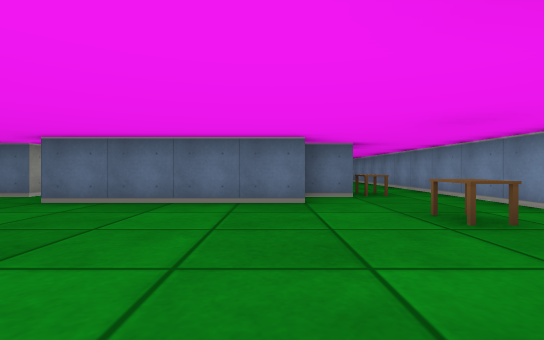
View 1 (above)

17 first-person views from a walk through a cub3D level. The camera is about half as high as the walls, looks level and sees 85° across. The floor is counted in squares. Each view is taken from the middle of a square. On the plan, view 1 faces up. The plan holds only what a view shows up to about 9 squares ahead; the rest is blank.

View 2
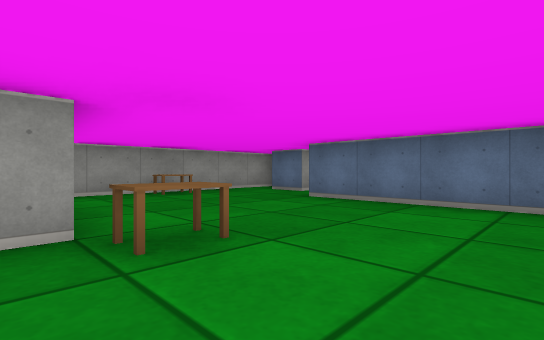

View 3
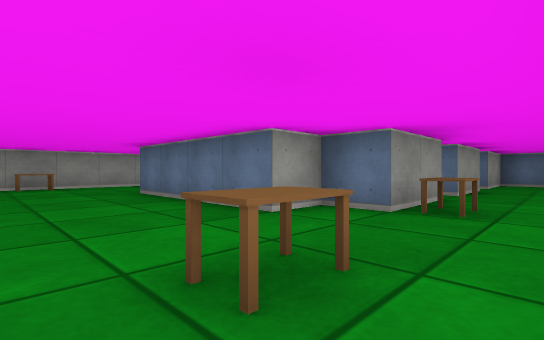

View 4
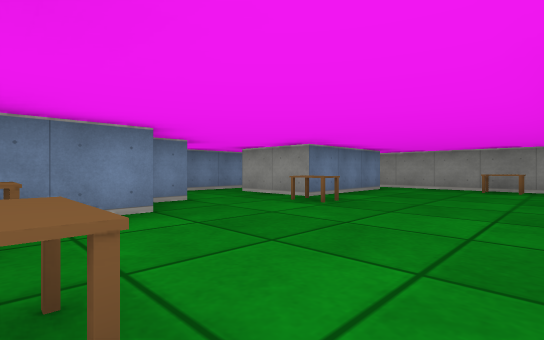

View 5
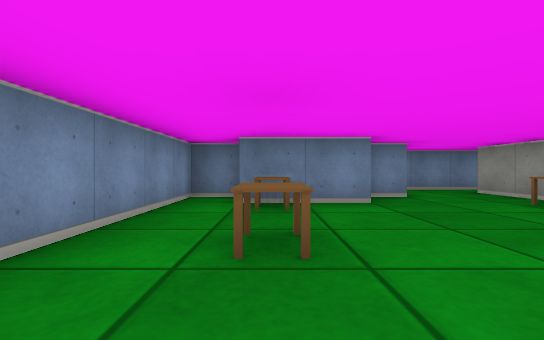

View 6
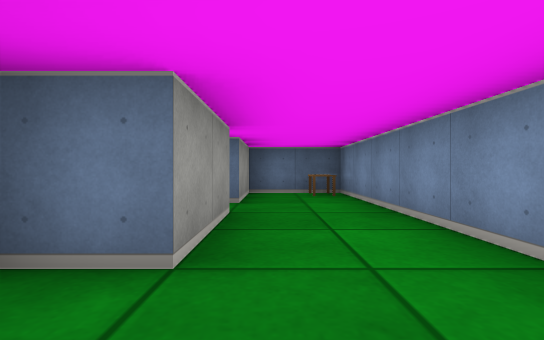

View 7
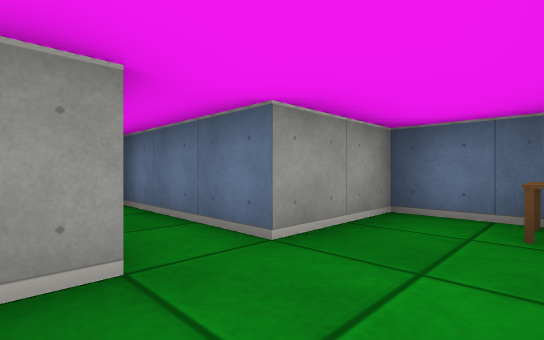

View 8
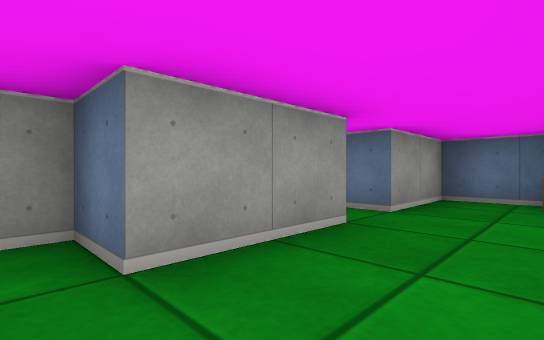

View 9
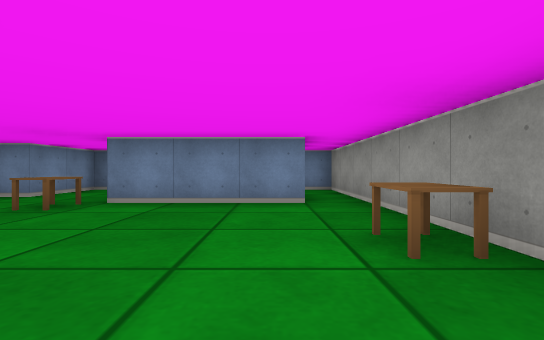

View 10
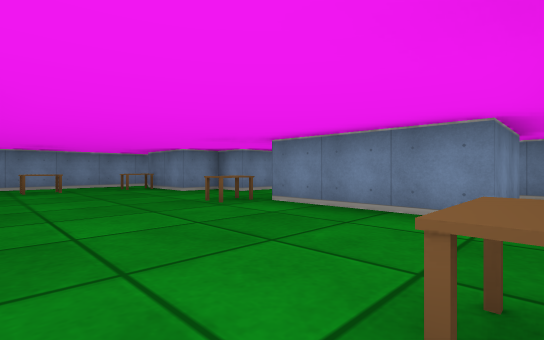

View 11
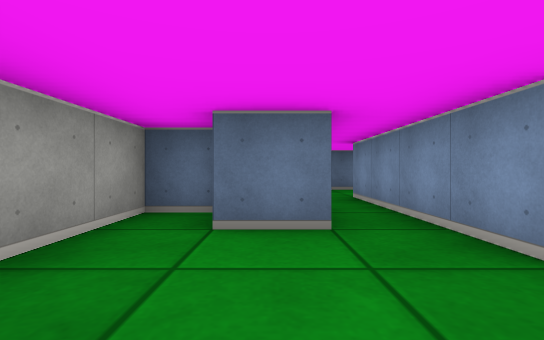

View 12
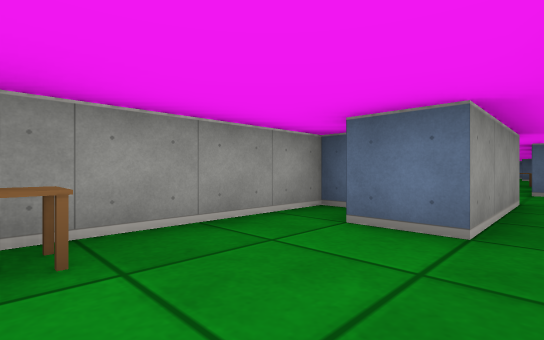

View 13
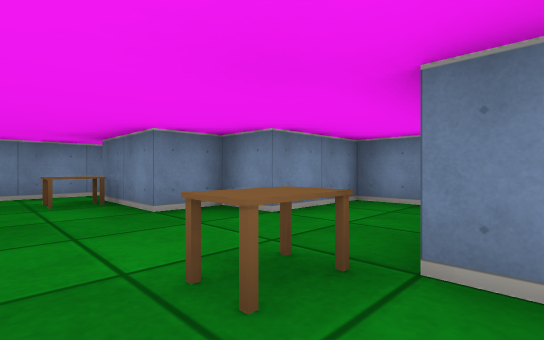

View 14
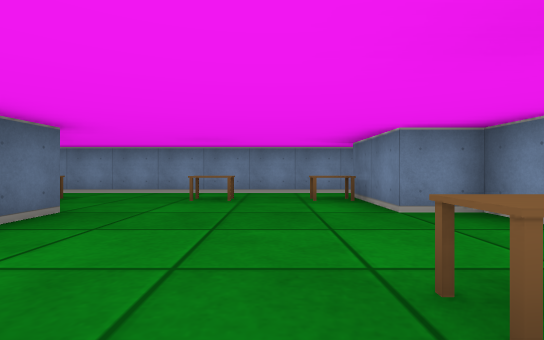

View 15
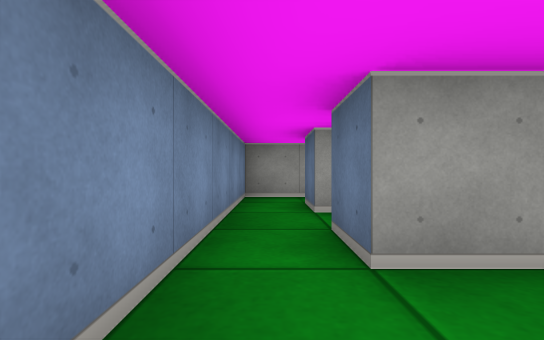

View 16
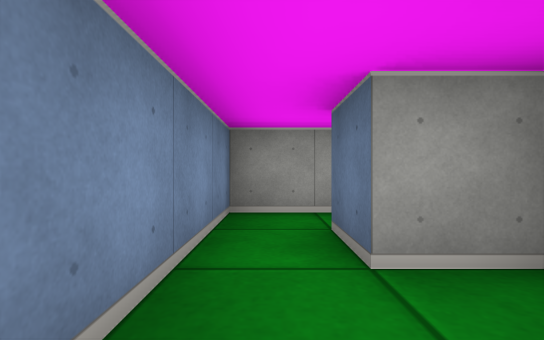

View 17
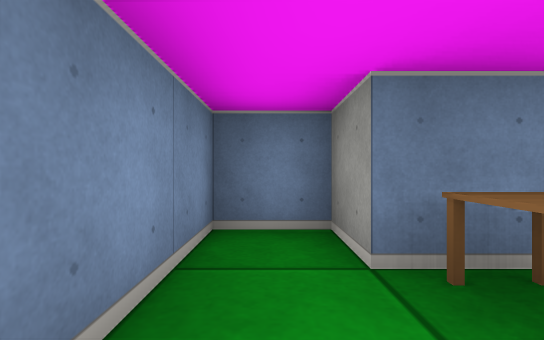

### Floor plan
Ten units are one square. View 1 is at (0, 0); x grows to the right and y downward. Boxes are objects, and circles mark ways between rooms. Rooms are numbered by the first view taken in them; rooms with no view inside come last. Other rooms are left out.
<svg viewBox="-70 -140 110 170">
<path fill="none" stroke="#000" d="M15 -75 15 -55 5 -55 5 -45 -35 -45 -35 -85M-56 -65 -65 -65 -65 15M-5 15 -5 5 5 5 5 -5 25 -5 25 5 35 5 35 -135 15 -135 15 -115 -15 -115M-45 -85 -45 -55 -55 -55M15 -106 15 -85 5 -85 5 -80M-55 15 -55 -5 -25 -5 -25 5M-25 5 -25 15 -35 15M-45 6 -45 15 -55 15M-65 15 -65 25 -5 25 -5 15"/>
<rect x="-65" y="-35" width="10" height="10" fill="#bbb"><title>table</title></rect>
<rect x="-25" y="-15" width="10" height="10" fill="#bbb"><title>table</title></rect>
<rect x="15" y="-15" width="10" height="10" fill="#bbb"><title>table</title></rect>
<rect x="15" y="-35" width="10" height="10" fill="#bbb"><title>table</title></rect>
<rect x="15" y="-65" width="10" height="10" fill="#bbb"><title>table</title></rect>
<rect x="25" y="-135" width="10" height="10" fill="#bbb"><title>table</title></rect>
<circle cx="-10" cy="5" r="3" fill="#2a7"/>
<circle cx="-60" cy="5" r="3" fill="#2a7"/>
<text x="-10" y="-40">1</text>
<text x="-30" y="20">2</text>
</svg>
Room 1 opens to room 2.

Where each view was taken, in squares from view 1:
view 1: 0 up, 0 right, facing up
view 2: 0 up, 0 right, facing up-left
view 3: 2 up, 3 right, facing up-left
view 4: 4 up, 2 right, facing down-left
view 5: 5 up, 2 right, facing down
view 6: 7 up, 2 right, facing up
view 7: 10 up, 3 right, facing up-left
view 8: 8 up, 3 right, facing up-left
view 9: 5 up, 5 left, facing down
view 10: 4 up, 6 left, facing down-right
view 11: 3 up, 5 left, facing up
view 12: 3 up, 4 left, facing up-left
view 13: 2 up, 3 left, facing down-right
view 14: 2 up, 3 left, facing right
view 15: 2 down, 1 left, facing left
view 16: 2 down, 3 left, facing left
view 17: 2 up, 3 right, facing down
